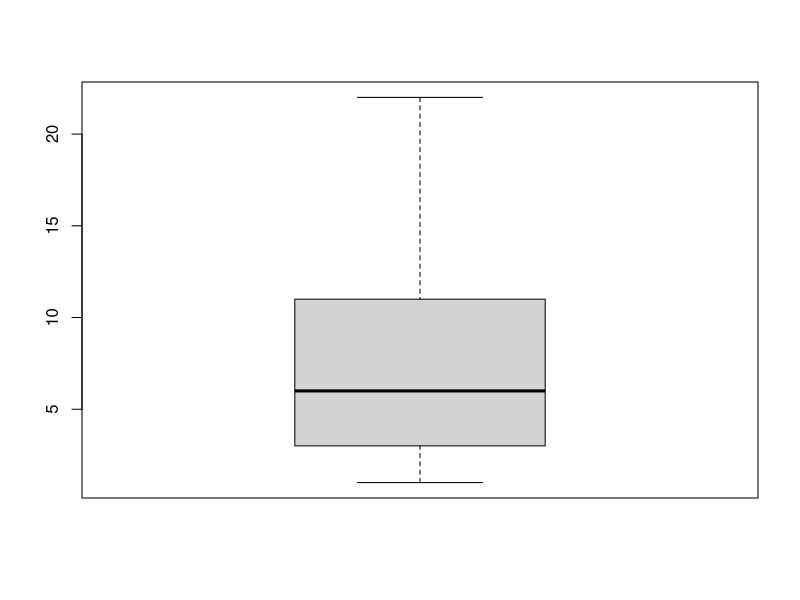
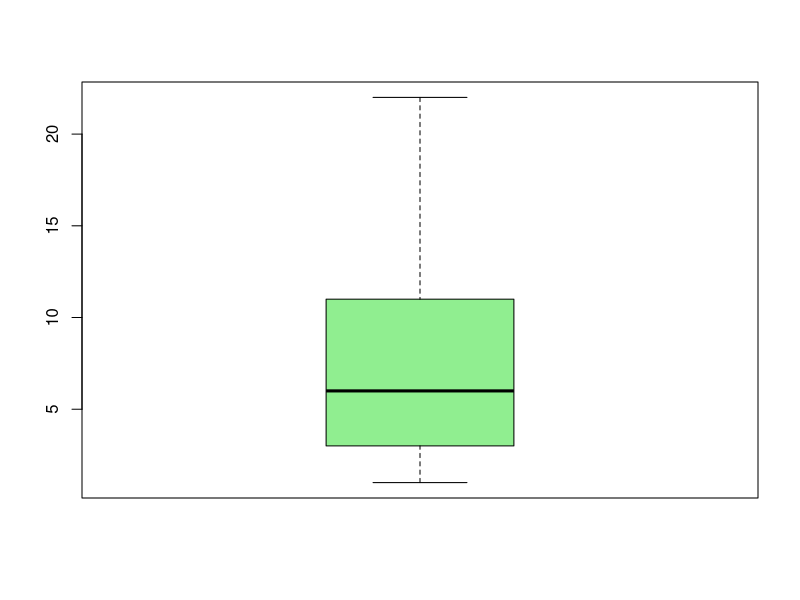
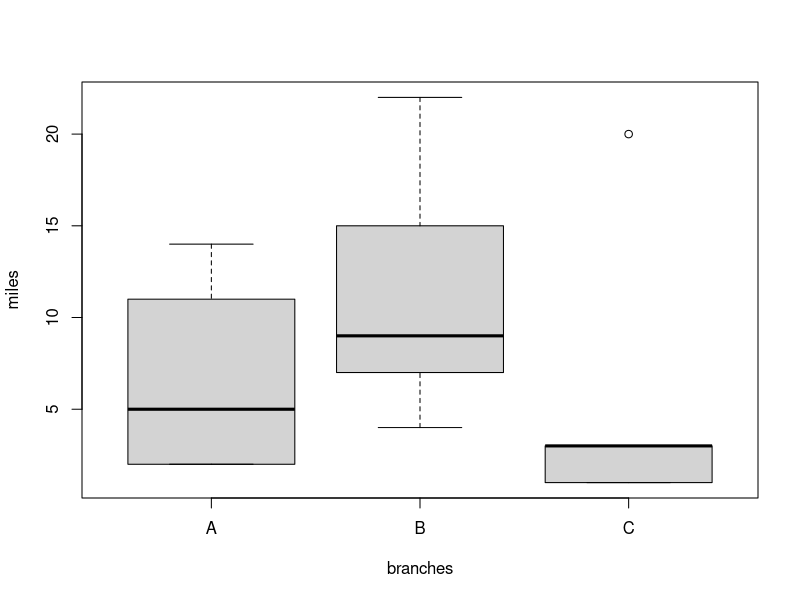
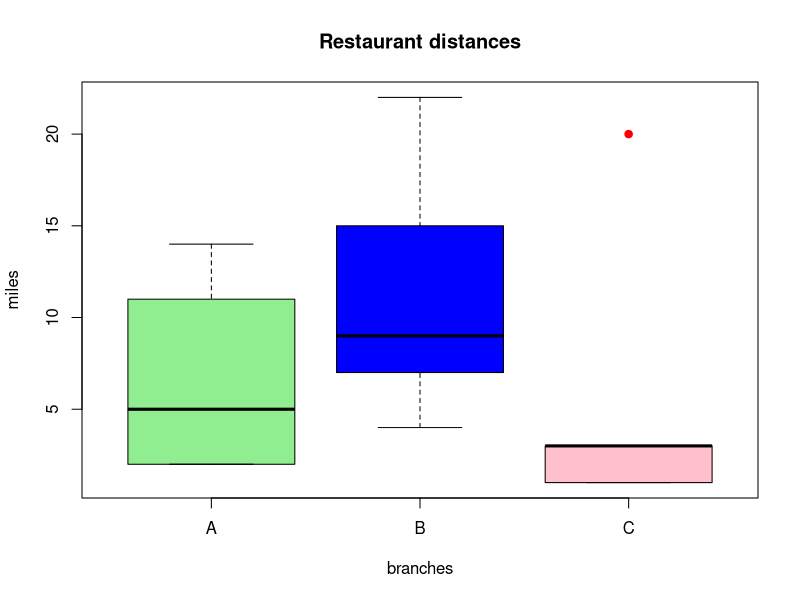
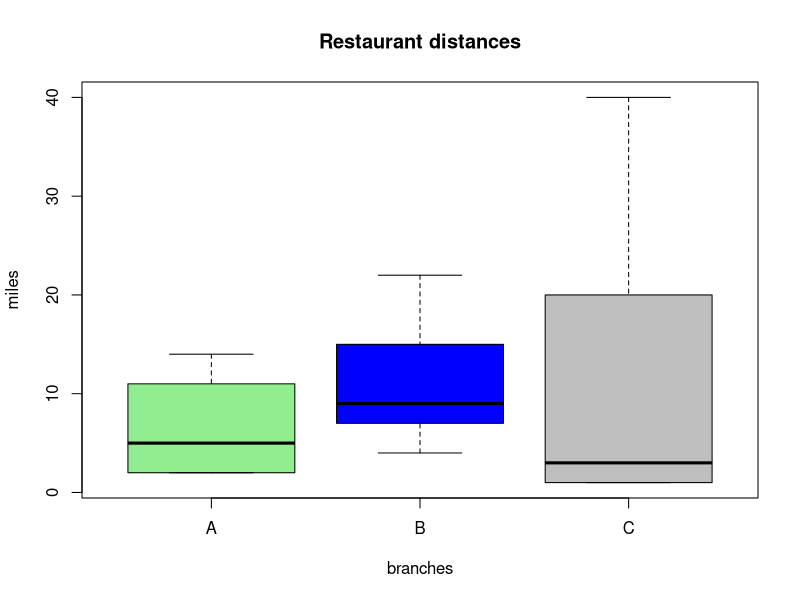
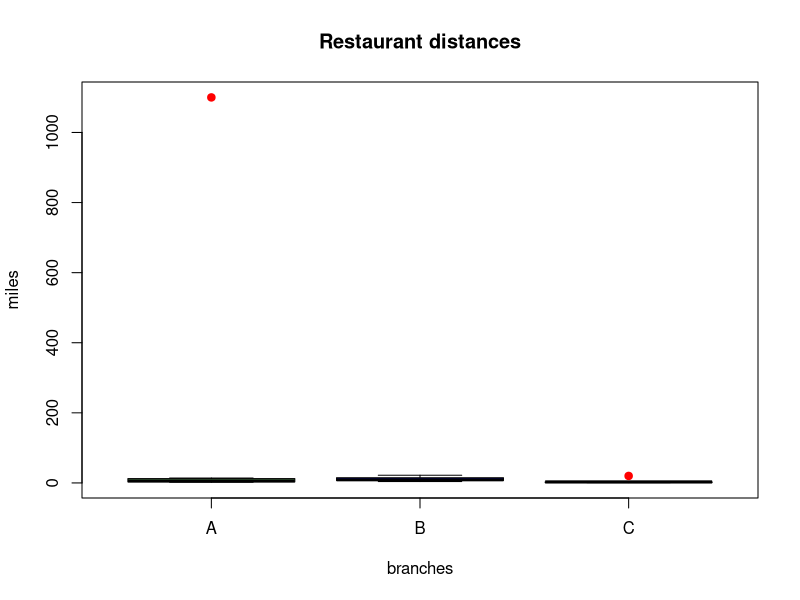
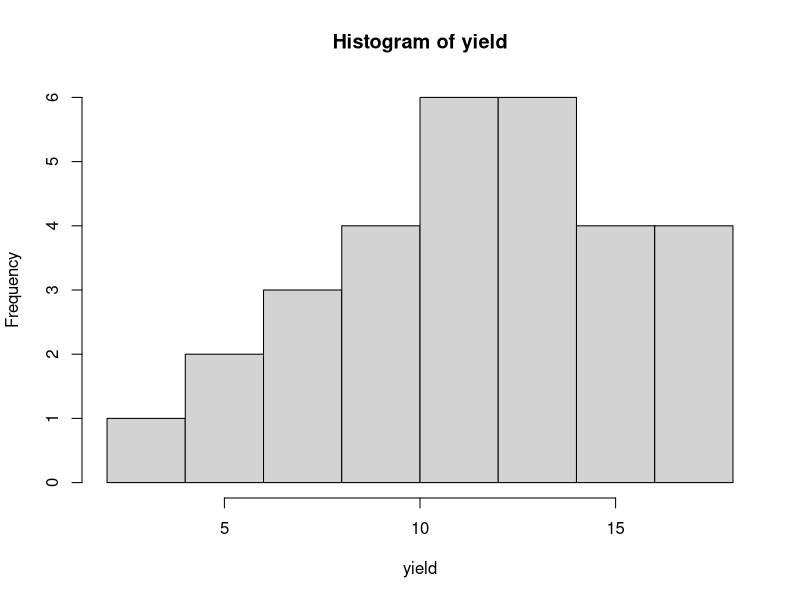
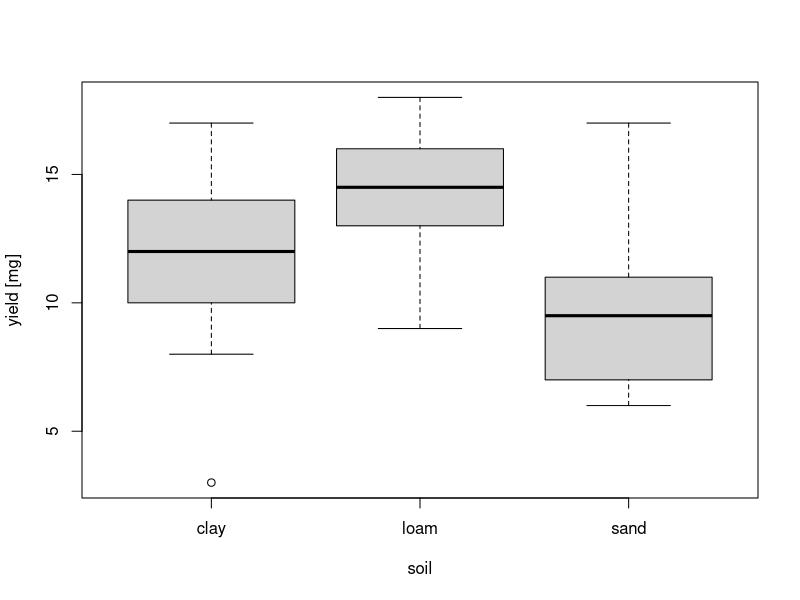

Write the R code that produced these figures, in order.
getwd()
setwd()
####------1. Boxplots -----#####
# Import the data from Khan Academy video "Constructing a box and whisker plot"
restaurants <-read.table("khan_data.txt", header =T)
attach(restaurants)

# Create a basic boxplot, the dataframe has only one column: "miles"
boxplot(miles)

# Add some style
boxplot(miles, boxwex=0.6, pch = 19, col = "lightgreen")

# Let's check the statistics, what do they say?
summary(miles)

# Another way to check statistics
quantile(miles)

# But do these results match with your results you calculated by hand?!

# Check the documentation of the function quantile
?quantile

# And now? do they match?
quantile(miles, type=6)

summary(miles, quantile.type=6)

# You can use other individual functions such as mean(), median(), length(), range()

#1.2.-Now, imagine that there are different restaurans branches
branches <- c("A","A","C","A","B","B","A","B","C","B","A","C","C","A","B","B","C")

# Add this to your dataframe
restaurants$branches <- branches

# Now create this boxplot, pay attention to which variable you write first
boxplot(miles~branches)

# Add some style
boxplot(miles~branches,
        xlab= "branches", ylab= "miles", 
        main="Restaurant distances", pch = 19, 
        col = c("lightgreen","blue", "pink"), outcol = "red")

# This is how you add more data to a dataframe
# Create a new name to keep the old dataframe
new<- rbind(restaurants, data.frame(miles = 40, branches = "C"))

# Create the boxplot
boxplot(miles~branches,data=new, 
        xlab= "branches", ylab= "miles", 
        main="Restaurant distances", 
        pch = 19, col = c("lightgreen","blue", "grey"), 
        outcol = "red")

# Let's add another extreme value or outlier
# Outlier = the values of any data points which lie beyond the extremes of the whiskers.
# Extremes = 1.5 * IQR

new2<- rbind(restaurants, data.frame(miles =1100, branches = "A"))
# Run the previous boxplot again
boxplot(miles~branches,data=new2, 
        xlab= "branches", ylab= "miles", 
        main="Restaurant distances", 
        pch = 19, col = c("lightgreen","blue", "grey"), 
        outcol = "red")

# Look how the boxplots get squashed. Play around with the restaurants dataframe and add more values


####------2. Anova -----#####
# Import data
production <-read.table("yields.txt",header=T)

# Inspecting the dataframe
str(production)
summary(production)

# Attaching dataframe
attach(production)

# Is the response variable "yield" normally distributed?
hist(yield)
shapiro.test(yield)


# Creating the boxplot
boxplot(yield~soil,ylab="yield [mg]")

# When running anovas and other modelling, converting categorical variables as factor is best practice

# R software always sorts alphabetical, if you want to sort from lowest to highest:change order by defining soil to be an ordered factor
production$soil<-factor(soil,levels=c("sand","clay","loam"))

# Plot again
boxplot(yield~soil,ylab="yield [mg]", col = c("pink", "orange", "wheat"))
table(soil)

#There are two possibilities to calculate ANOVA
# Option 1: Calculating ANOVA as a linear model
model<-lm(yield~soil)
anova(model)
summary(model)

# Option 2: Applying directly the ANOVA function
model<-aov(yield~soil)
summary(model)

# As well as in linear regression, ALWAYS check the residuals
hist(resid(model))

# You can also use the plot(model)command, just make sure you adjust it the name of your model, this model is called "model"
plot(model)

# What happens if you run a t-test to compare only sand with clay and sand with loam?
?t.test
t.test(yield[soil=="sand"],yield[soil=="clay"])
t.test(yield[soil=="sand"],yield[soil=="loam"])



# Note: You have to apply directly the ANOVA function (not using lm() function) for a posthoc-Test = to test every factor level against each other
# PostHoc test
TukeyHSD(model)

# Challenge: Try ANOVA yourself but with fertilizer
# Create boxplots, check residuals, run t-test and Post Hoc test
# Interpret and write your results


####------------3. Airbnb example-------------#####
# Load airbnb data and attach it
air<-read.csv("airbnb.csv",header=T, sep=",")
attach(air)
str(air)

# Step 1: Visually inspect your data with boxplots
# Which variables could be your factors and which your dependent variable?

boxplot(price~city) #It looks nice, doesn't it?

# Better try log() transformation
boxplot(log(price)~city) # better right?
table(city)

# Let's narrow down the data and consider only the following cities: Amsterdam, Barcelona, London and Paris
# don't get stressed with this code section
cities_subselected <- c("Amsterdam", "Barcelona", "London", "Paris") # defining cities
number_rows <- 859 #859 is the total number of rows or datapoints corresponding to Amsterdam

# Define the function
get_first_rows <- function(city_name, number_rows) {
  city_data <- subset(air, city == city_name)
  city_data[1:min(number_rows, nrow(city_data)), ]
}

# Applying function
air2 <- do.call(rbind, lapply(cities_subselected, function(city) {
  get_first_rows(city, number_rows)
}))

detach(air)
attach(air2)

# Inspecting again

table(city)


boxplot(price~city, las = 2, cex.axis = 0.8)
boxplot(log(price)~city, las = 2, cex.axis = 0.8)

# Check the normality of price
hist(price)

hist(log(price)) #let's take this one

# Converting into factor
city <- factor(air2$city)


# Running anova
modelair <-aov(log(price)~city)
summary(modelair)

# Checking the residuals
hist(resid(modelair))


#Now PostHoc Test
TukeyHSD(modelair)

# Which pair of cities can we conclude that have similar prices on average?

# Challege: now test if price significantly differs between Amsterdam, Barcelona, Berlin, Budapest, Vienna with an ANOVA
cities_subselected <- c("Athens", "Budapest", "Lisbon", "Rome", "Vienna")
number_rows <- 1000 

# Applying function
air3 <- do.call(rbind, lapply(cities_subselected, function(city) {
  get_first_rows(city, number_rows)
}))

detach(air2)
attach(air3)

city <- factor(air3$city)
table(city)


####-------HOMEWORK----------######
# With same subselected dataframe "air3", perform an anova regarding:
# price and bedrooms, 
# price and day, 
# price and room_Type
# price and person_capacity

# REMEMBER TO PRACTICE PRACTICE PRACTICE !!!!!! Use the survey data from past tutorials and practice the ANOVA

